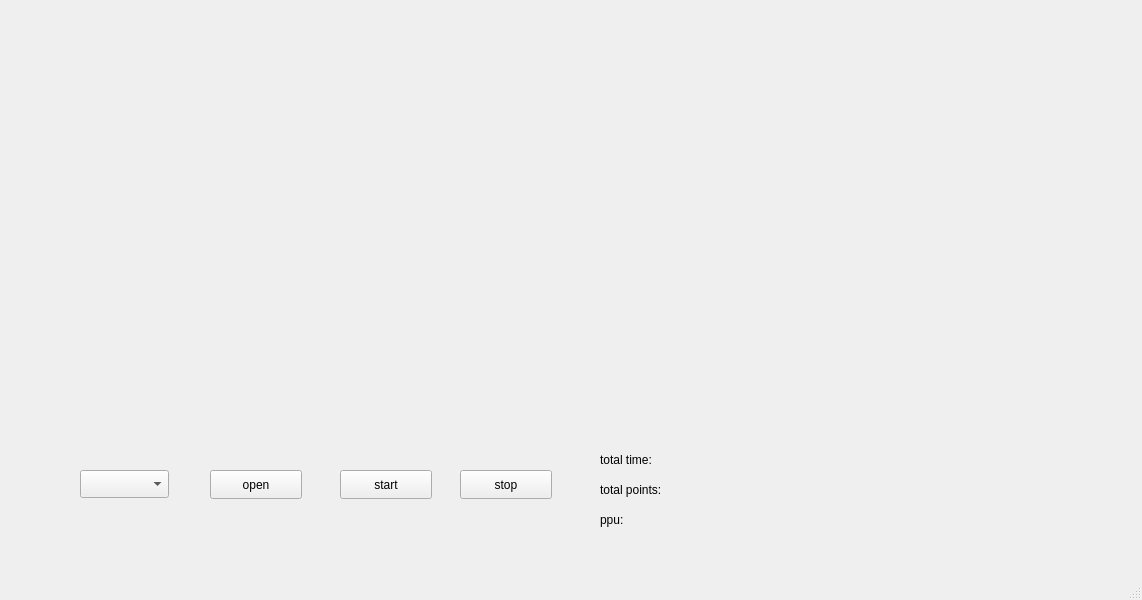
<?xml version="1.0" encoding="UTF-8"?>
<ui version="4.0">
 <class>MainWindow</class>
 <widget class="QMainWindow" name="MainWindow">
  <property name="geometry">
   <rect>
    <x>0</x>
    <y>0</y>
    <width>1142</width>
    <height>600</height>
   </rect>
  </property>
  <property name="windowTitle">
   <string>MainWindow</string>
  </property>
  <widget class="QWidget" name="centralwidget">
   <widget class="QwtPlot" name="qwtPlot">
    <property name="geometry">
     <rect>
      <x>80</x>
      <y>30</y>
      <width>971</width>
      <height>401</height>
     </rect>
    </property>
   </widget>
   <widget class="QPushButton" name="start">
    <property name="geometry">
     <rect>
      <x>340</x>
      <y>470</y>
      <width>92</width>
      <height>29</height>
     </rect>
    </property>
    <property name="text">
     <string>start</string>
    </property>
   </widget>
   <widget class="QPushButton" name="open">
    <property name="geometry">
     <rect>
      <x>210</x>
      <y>470</y>
      <width>92</width>
      <height>29</height>
     </rect>
    </property>
    <property name="text">
     <string>open</string>
    </property>
   </widget>
   <widget class="QComboBox" name="cbox_port">
    <property name="geometry">
     <rect>
      <x>80</x>
      <y>470</y>
      <width>89</width>
      <height>28</height>
     </rect>
    </property>
   </widget>
   <widget class="QPushButton" name="stop">
    <property name="geometry">
     <rect>
      <x>460</x>
      <y>470</y>
      <width>92</width>
      <height>29</height>
     </rect>
    </property>
    <property name="text">
     <string>stop</string>
    </property>
   </widget>
   <widget class="QLabel" name="total_time">
    <property name="geometry">
     <rect>
      <x>600</x>
      <y>450</y>
      <width>251</width>
      <height>20</height>
     </rect>
    </property>
    <property name="text">
     <string>total time:</string>
    </property>
   </widget>
   <widget class="QLabel" name="total_points">
    <property name="geometry">
     <rect>
      <x>600</x>
      <y>480</y>
      <width>251</width>
      <height>20</height>
     </rect>
    </property>
    <property name="text">
     <string>total points:</string>
    </property>
   </widget>
   <widget class="QLabel" name="ppu">
    <property name="geometry">
     <rect>
      <x>600</x>
      <y>510</y>
      <width>251</width>
      <height>20</height>
     </rect>
    </property>
    <property name="text">
     <string>ppu:</string>
    </property>
   </widget>
  </widget>
  <widget class="QMenuBar" name="menubar">
   <property name="geometry">
    <rect>
     <x>0</x>
     <y>0</y>
     <width>1142</width>
     <height>25</height>
    </rect>
   </property>
  </widget>
  <widget class="QStatusBar" name="statusbar"/>
 </widget>
 <customwidgets>
  <customwidget>
   <class>QwtPlot</class>
   <extends>QFrame</extends>
   <header>qwt_plot.h</header>
   <container>1</container>
  </customwidget>
 </customwidgets>
 <resources/>
 <connections/>
</ui>
